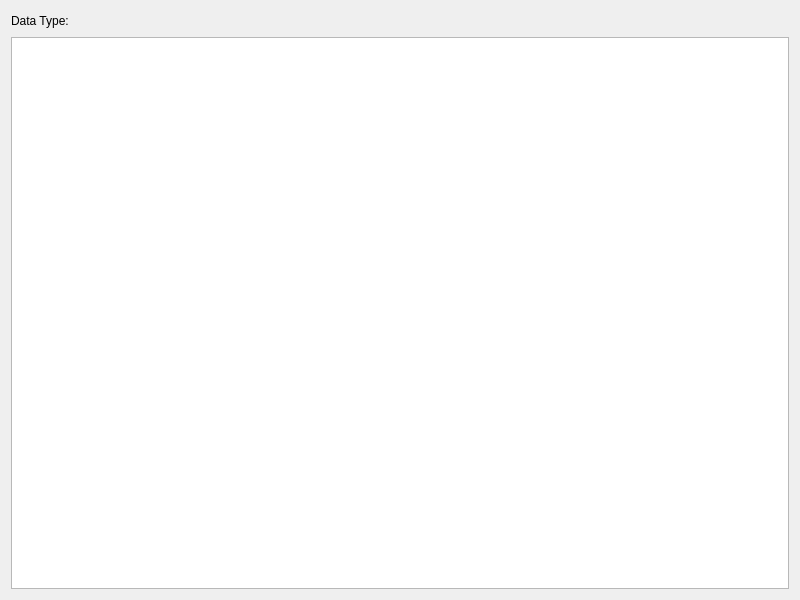
<?xml version="1.0" encoding="UTF-8"?>
<ui version="4.0">
 <class>MultipleViewer</class>
 <widget class="QWidget" name="MultipleViewer">
  <property name="geometry">
   <rect>
    <x>0</x>
    <y>0</y>
    <width>800</width>
    <height>600</height>
   </rect>
  </property>
  <property name="windowTitle">
   <string>MultipleViewer</string>
  </property>
  <layout class="QGridLayout" name="gridLayout">
   <item row="0" column="0">
    <layout class="QHBoxLayout" name="horizontalLayout">
     <item>
      <widget class="QLabel" name="label">
       <property name="text">
        <string>Data Type:</string>
       </property>
      </widget>
     </item>
     <item>
      <widget class="QLabel" name="labelType">
       <property name="text">
        <string/>
       </property>
      </widget>
     </item>
     <item>
      <spacer name="horizontalSpacer">
       <property name="orientation">
        <enum>Qt::Horizontal</enum>
       </property>
       <property name="sizeHint" stdset="0">
        <size>
         <width>40</width>
         <height>20</height>
        </size>
       </property>
      </spacer>
     </item>
    </layout>
   </item>
   <item row="1" column="0">
    <widget class="QListWidget" name="listEntries"/>
   </item>
  </layout>
 </widget>
 <resources/>
 <connections/>
</ui>
